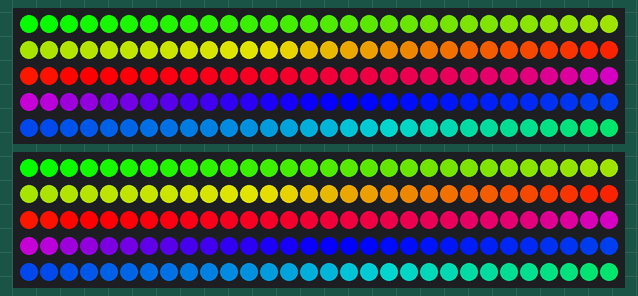
This sketch was run on a simulated Arduino Nano, built with avr-gcc and run on an emulated ATmega328P. On the bench: 2 × 150 RGB LEDs in strip order, left to right, continuing on the next row. Colours are those a GRB WS2812 strip shows for the declared byte order.

Above: at 0.17 s.
At 1.1 s:
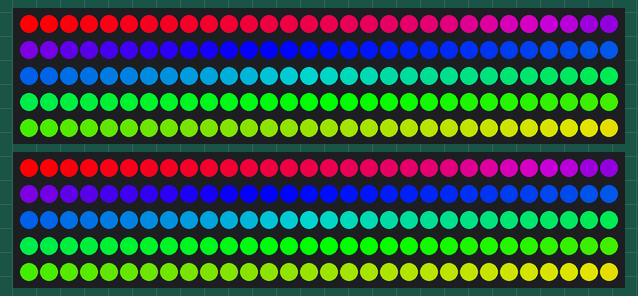
At 1.72 s:
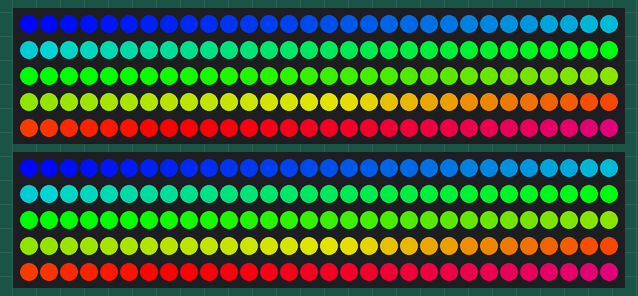
At 2.35 s:
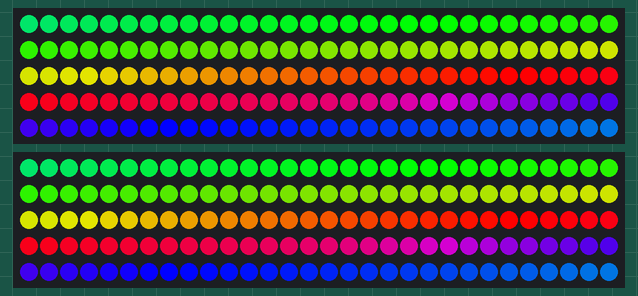

The sketch:

Acid_Test_2_Mult_Strips.ino
```cpp
#include <FastLED.h>

#define NUM_LEDS 150
#define PIN1 3
#define PIN2 4
#define PIN3 5
#define PIN4 6
#define NUM_STRIPS 2
float hue;
float inc[NUM_STRIPS];
float noisePos[NUM_STRIPS];
CRGB leds[NUM_STRIPS][NUM_LEDS];
float toAdd;

void setup() {
  LEDS.addLeds<WS2812, PIN1, RGB>(leds[0], NUM_LEDS);
  LEDS.addLeds<WS2812, PIN2, RGB>(leds[1], NUM_LEDS);
  //  LEDS.addLeds<WS2812, PIN3, RGB>(leds[2], NUM_LEDS);
  //  LEDS.addLeds<WS2812, PIN4, RGB>(leds[3], NUM_LEDS);
  for (int x = 0; x < NUM_STRIPS; x++) {
    inc[x] = 0;
  }
  LEDS.setBrightness(255);
  hue = 0;
}

// NOT ENOUGH MEMORY ON NANO FOR MORE THAN 2
void loop() {
  for (int strip = 0; strip < NUM_STRIPS; strip++) {
    toAdd = map(inoise8(noisePos), 0, 255, -2, 7);
    noisePos[strip] += .03; // how fast the variability changes
    inc[strip] += toAdd; // controls speed, make it randomize between range of 1 to 4
    hue = inc[strip];

    for (int i = 0; i < NUM_LEDS; i++) {
      leds[strip][i] = CHSV(hue, 255, 255);
      hue += 1.5; // incremenration of hues in the strip
    }
    //  delay(60);
  }
  FastLED.show();
}
```

Measured:
- by itself, everything shown: repeats every 2.5 s, in 8 steps
